Frame 1 (no input): blank canvas, image omitted
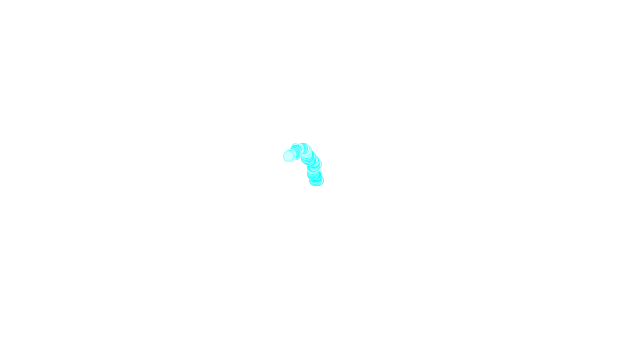
Frame 60 (the mouse pressed at the canvas centre just before this capture)
Frame 120 (the mouse held since frame 60 and released just before this capture): identical to frame 60, image omitted

The Processing sketch that drew this single still picture (run headless with seeded random() and noise(); from frame 60 on, the mouse is pressed at the canvas centre):

// Processing sketch: processing_165331
// ── processing_165331.pde

////////////////////////////////////////////
//  random walker
////////////////////////////////////////////
Walker w;            //Ã�Â£Ã¯Â¿Â½Ã¯Â¿Â½WalkerÃ�Â¥Ã¯Â¿Â½Ã¯Â¿Â½Ã�Â£Ã¯Â¿Â½Ã¯Â¿Â½Ã�Â£Ã¯Â¿Â½Ã�Â®Ã�Â£Ã¯Â¿Â½Ã¯Â¿Â½Ã�Â¥Ã�Â¤Ã¯Â¿Â½Ã�Â¦Ã¯Â¿Â½Ã�Â°Ã�Â£Ã¯Â¿Â½Ã¯Â¿Â½Ã�Â¯Ã�Â¼Ã¯Â¿Â½Ã�Â£Ã¯Â¿Â½Ã�ÂªÃ�Â£Ã¯Â¿Â½Ã¯Â¿Â½Ã�Â£Ã¯Â¿Â½Ã�Â¸Ã�Â£Ã¯Â¿Â½Ã�Â§Ã�Â£Ã¯Â¿Â½Ã�Â¯Ã�Â£Ã¯Â¿Â½Ã¯Â¿Â½Ã�Â¯Ã�Â¼Ã¯Â¿Â½ w Ã�Â£Ã¯Â¿Â½Ã�Â®Ã�Â¥Ã�Â®Ã�Â£Ã�Â¨Ã�Â¨Ã¯Â¿Â½
int choice,a;
/////
void setup(){        //Ã�Â£Ã¯Â¿Â½Ã¯Â¿Â½Ã�Â¥Ã¯Â¿Â½Ã¯Â¿Â½Ã�Â¦Ã�ÂºÃ¯Â¿Â½Ã�Â¥Ã¯Â¿Â½Ã¯Â¿Â½Ã�Â£Ã¯Â¿Â½Ã¯Â¿Â½
  size(640,360);
  w = new Walker();  // Ã�Â£Ã¯Â¿Â½Ã�ÂªÃ�Â£Ã¯Â¿Â½Ã¯Â¿Â½Ã�Â£Ã¯Â¿Â½Ã�Â¸Ã�Â£Ã¯Â¿Â½Ã�Â§Ã�Â£Ã¯Â¿Â½Ã�Â¯Ã�Â£Ã¯Â¿Â½Ã¯Â¿Â½ w Ã�Â£Ã¯Â¿Â½Ã�Â®Ã�Â§Ã¯Â¿Â½Ã¯Â¿Â½Ã�Â¦Ã¯Â¿Â½Ã¯Â¿Â½
  background(255);
}
/////
void draw(){         //Ã�Â£Ã¯Â¿Â½Ã¯Â¿Â½Ã�Â£Ã¯Â¿Â½Ã�Â¡Ã�Â£Ã¯Â¿Â½Ã�Â¤Ã�Â£Ã¯Â¿Â½Ã�Â³Ã�Â©Ã¯Â¿Â½Ã�Â¢Ã�Â¦Ã¯Â¿Â½Ã�Â°Ã�Â£Ã¯Â¿Â½Ã¯Â¿Â½Ã�Â¯Ã�Â¼Ã¯Â¿Â½Ã�Â§Ã¯Â¿Â½Ã�Â¡Ã�Â©Ã¯Â¿Â½Ã¯Â¿Â½Ã�Â£Ã¯Â¿Â½Ã�Â«Ã�Â£Ã¯Â¿Â½Ã�Â¼Ã�Â£Ã¯Â¿Â½Ã¯Â¿Â½Ã�Â¯Ã�Â¼Ã¯Â¿Â½
  w.step();          //Ã�Â£Ã¯Â¿Â½Ã�ÂªÃ�Â£Ã¯Â¿Â½Ã¯Â¿Â½Ã�Â£Ã¯Â¿Â½Ã�Â¸Ã�Â£Ã¯Â¿Â½Ã�Â§Ã�Â£Ã¯Â¿Â½Ã�Â¯Ã�Â£Ã¯Â¿Â½Ã¯Â¿Â½ w Ã�Â£Ã¯Â¿Â½Ã�Â«Ã�Â¦Ã�ÂÃ�Â©Ã�Â£Ã¯Â¿Â½Ã¯Â¿Â½Ã�Â£Ã¯Â¿Â½Ã¯Â¿Â½Ã�Â£Ã¯Â¿Â½Ã¯Â¿Â½
  w.display();       //Ã�Â£Ã¯Â¿Â½Ã�ÂªÃ�Â£Ã¯Â¿Â½Ã¯Â¿Â½Ã�Â£Ã¯Â¿Â½Ã�Â¸Ã�Â£Ã¯Â¿Â½Ã�Â§Ã�Â£Ã¯Â¿Â½Ã�Â¯Ã�Â£Ã¯Â¿Â½Ã¯Â¿Â½ w Ã�Â£Ã¯Â¿Â½Ã�Â«Ã�Â¨Ã¯Â¿Â½Ã�ÂªÃ�Â¥Ã¯Â¿Â½Ã¯Â¿Â½Ã�Â£Ã¯Â¿Â½Ã¯Â¿Â½Ã�Â¨Ã�Â¡Ã�Â¨Ã�Â§Ã�Â¤Ã�ÂºÃ�Â£Ã¯Â¿Â½Ã¯Â¿Â½Ã�Â£Ã¯Â¿Â½Ã�Â¦Ã�Â£Ã¯Â¿Â½Ã¯Â¿Â½Ã�Â£Ã¯Â¿Â½Ã¯Â¿Â½Ã�Â£Ã¯Â¿Â½Ã¯Â¿Â½
}
/////
///// Ã�Â£Ã¯Â¿Â½Ã�Â¯Ã�Â£Ã¯Â¿Â½Ã�Â©Ã�Â£Ã¯Â¿Â½Ã�Â¹Ã�Â¥Ã�Â®Ã¯Â¿Â½Ã�Â§Ã�Â¾Ã�Â©
class Walker{ //Ã�Â£Ã¯Â¿Â½Ã�Â¯Ã�Â£Ã¯Â¿Â½Ã�Â©Ã�Â£Ã¯Â¿Â½Ã�Â¹Ã�Â¥Ã¯Â¿Â½Ã¯Â¿Â½Ã�Â£Ã¯Â¿Â½Ã�Â®Ã�Â¦Ã¯Â¿Â½Ã¯Â¿Â½Ã�Â¥Ã¯Â¿Â½Ã¯Â¿Â½Ã�Â£Ã¯Â¿Â½Ã�Â¯Ã�Â¥Ã�Â¤Ã�Â§Ã�Â¦Ã¯Â¿Â½Ã¯Â¿Â½Ã�Â¥Ã�ÂÃ¯Â¿Â½Ã�Â£Ã¯Â¿Â½Ã�Â§
  int x;      //Ã�Â§Ã¯Â¿Â½Ã�Â¶Ã�Â¦Ã¯Â¿Â½Ã¯Â¿Â½Ã�Â¥Ã�Â¤Ã¯Â¿Â½Ã�Â¦Ã¯Â¿Â½Ã�Â°
  int y;      //Ã�Â§Ã¯Â¿Â½Ã�Â¶Ã�Â¦Ã¯Â¿Â½Ã¯Â¿Â½Ã�Â¥Ã�Â¤Ã¯Â¿Â½Ã�Â¦Ã¯Â¿Â½Ã�Â°
  
  Walker(){   //Ã�Â£Ã¯Â¿Â½Ã�Â³Ã�Â£Ã¯Â¿Â½Ã�Â³Ã�Â£Ã¯Â¿Â½Ã�Â¹Ã�Â£Ã¯Â¿Â½Ã¯Â¿Â½Ã�Â£Ã¯Â¿Â½Ã�Â©Ã�Â£Ã¯Â¿Â½Ã�Â¯Ã�Â£Ã¯Â¿Â½Ã�Â¿Ã�Â¯Ã�Â¼Ã¯Â¿Â½Ã�Â¥Ã¯Â¿Â½Ã¯Â¿Â½Ã�Â¦Ã¯Â¿Â½Ã¯Â¿Â½Ã�Â¥Ã¯Â¿Â½Ã¯Â¿Â½Ã�Â£Ã¯Â¿Â½Ã�Â®Ã�Â£Ã¯Â¿Â½Ã¯Â¿Â½Ã�Â£Ã¯Â¿Â½Ã¯Â¿Â½Ã�Â£Ã¯Â¿Â½Ã�Â®Ã�Â£Ã¯Â¿Â½Ã�Â¡Ã�Â£Ã¯Â¿Â½Ã�Â½Ã�Â£Ã¯Â¿Â½Ã¯Â¿Â½Ã�Â£Ã¯Â¿Â½Ã¯Â¿Â½Ã�Â¯Ã�Â¼Ã¯Â¿Â½new Ã�Â£Ã¯Â¿Â½Ã�Â§Ã�Â¥Ã¯Â¿Â½Ã�Â¼Ã�Â£Ã¯Â¿Â½Ã�Â³Ã�Â¥Ã¯Â¿Â½Ã�ÂºÃ�Â£Ã¯Â¿Â½Ã¯Â¿Â½Ã�Â£Ã¯Â¿Â½Ã¯Â¿Â½Ã�Â£Ã¯Â¿Â½Ã¯Â¿Â½Ã�Â¯Ã�Â¼Ã¯Â¿Â½
    x = width/2;  //Ã�Â§Ã�ÂªÃ¯Â¿Â½Ã�Â£Ã¯Â¿Â½Ã�Â®Ã�Â¤Ã�Â¸Ã�ÂÃ�Â¥Ã�Â¿Ã¯Â¿Â½Ã�Â£Ã¯Â¿Â½Ã�Â«
    y = height/2; //Ã�Â§Ã�ÂªÃ¯Â¿Â½Ã�Â£Ã¯Â¿Â½Ã�Â®Ã�Â¤Ã�Â¸Ã�ÂÃ�Â¥Ã�Â¿Ã¯Â¿Â½Ã�Â£Ã¯Â¿Â½Ã�Â«
  }
  
  void display(){ //Ã�Â¨Ã�Â¡Ã�Â¨Ã�Â§Ã�Â¤Ã�ÂºÃ�Â§Ã¯Â¿Â½Ã�Â¨Ã�Â£Ã¯Â¿Â½Ã�Â¡Ã�Â£Ã¯Â¿Â½Ã�Â½Ã�Â£Ã¯Â¿Â½Ã¯Â¿Â½Ã�Â£Ã¯Â¿Â½Ã¯Â¿Â½
    a=int(random(255));
    stroke(a,255,255);    //Ã�Â©Ã�Â»Ã¯Â¿Â½Ã�Â¨Ã¯Â¿Â½Ã�Â²Ã�Â£Ã¯Â¿Â½Ã�Â«
    if(mousePressed == false){
      ellipse(x, y, 10, 10);
      fill(a,255,255);
    }
  }
  
  void step(){    //Ã�Â£Ã¯Â¿Â½Ã¯Â¿Â½Ã�Â¦Ã�ÂÃ�Â©Ã�Â£Ã¯Â¿Â½Ã¯Â¿Â½Ã�Â£Ã¯Â¿Â½Ã¯Â¿Â½Ã�Â£Ã¯Â¿Â½Ã�Â¡Ã�Â£Ã¯Â¿Â½Ã�Â½Ã�Â£Ã¯Â¿Â½Ã¯Â¿Â½Ã�Â£Ã¯Â¿Â½Ã¯Â¿Â½
    choice = int(random(10));
    if(x>mouseX){
      if(y>mouseY){
        if((choice==0)||(choice==3)||(choice==4)||(choice==5)){
          y--;
          y--;
        }else if(choice == 1){
          y++;
          y++;
        }else if(choice == 2){
          x++;
          x++;
        }else{
          x--;
          x--;
        }
      }else{
        if((choice==0)||(choice==3)||(choice==4)||(choice==5)){
          y++;
          y++;
        }else if(choice == 1){
          y--;
          y--;
        }else if(choice == 2){
          x++;
          x++;
        }else{
          x--;
          x--;
        }
      }
    }else{
      if(y>mouseY){
        if((choice==0)||(choice==3)||(choice==4)||(choice==5)){
          y--;
          y--;
        }else if(choice == 1){
          y++;
          y++;
        }else if(choice == 2){
          x--;
          x--;
        }else{
          x++;
          x++;
        }
      }else{
        if((choice==0)||(choice==3)||(choice==4)||(choice==5)){
          y++;
          y++;
        }else if(choice == 1){
          y--;
          y--;
        }else if(choice == 2){
          x--;
          x--;
        }else{
          x++;
          x++;
        }
      }
    }
  }
}
/////
